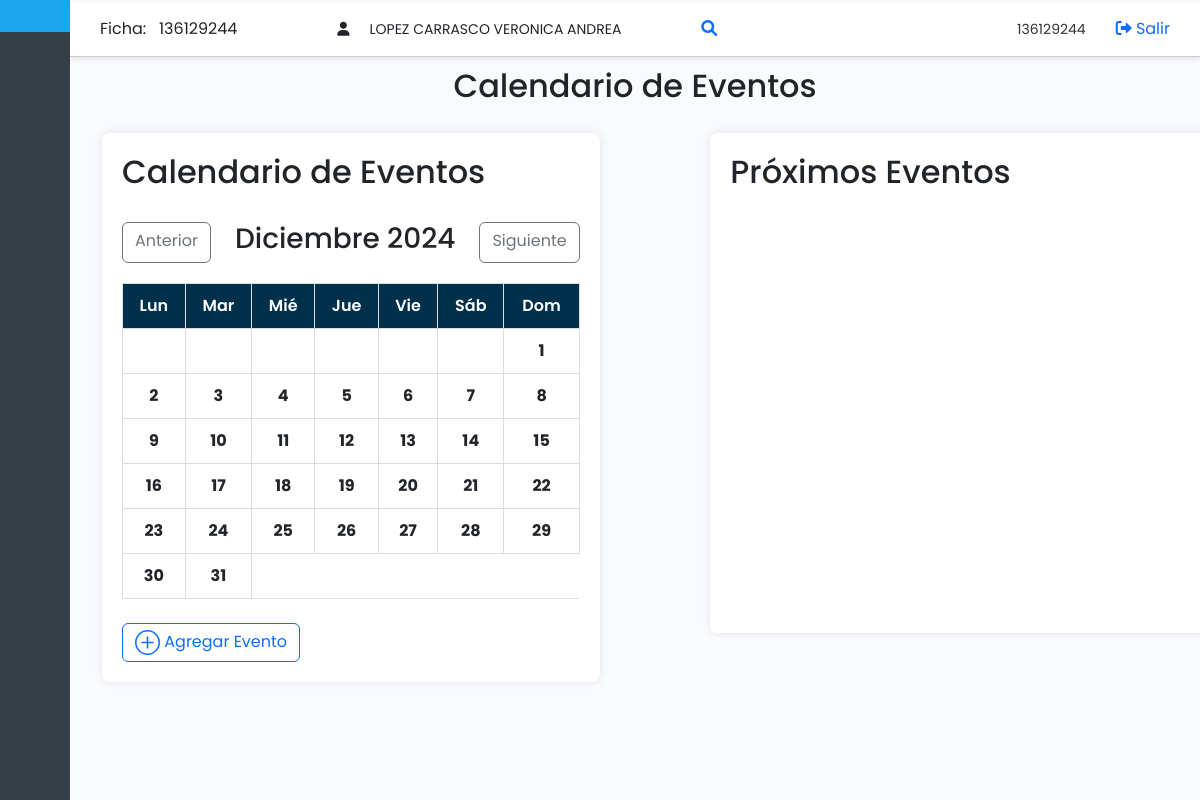
Page /Aplicacion/calendario.php (signed in) on the earlier database version.
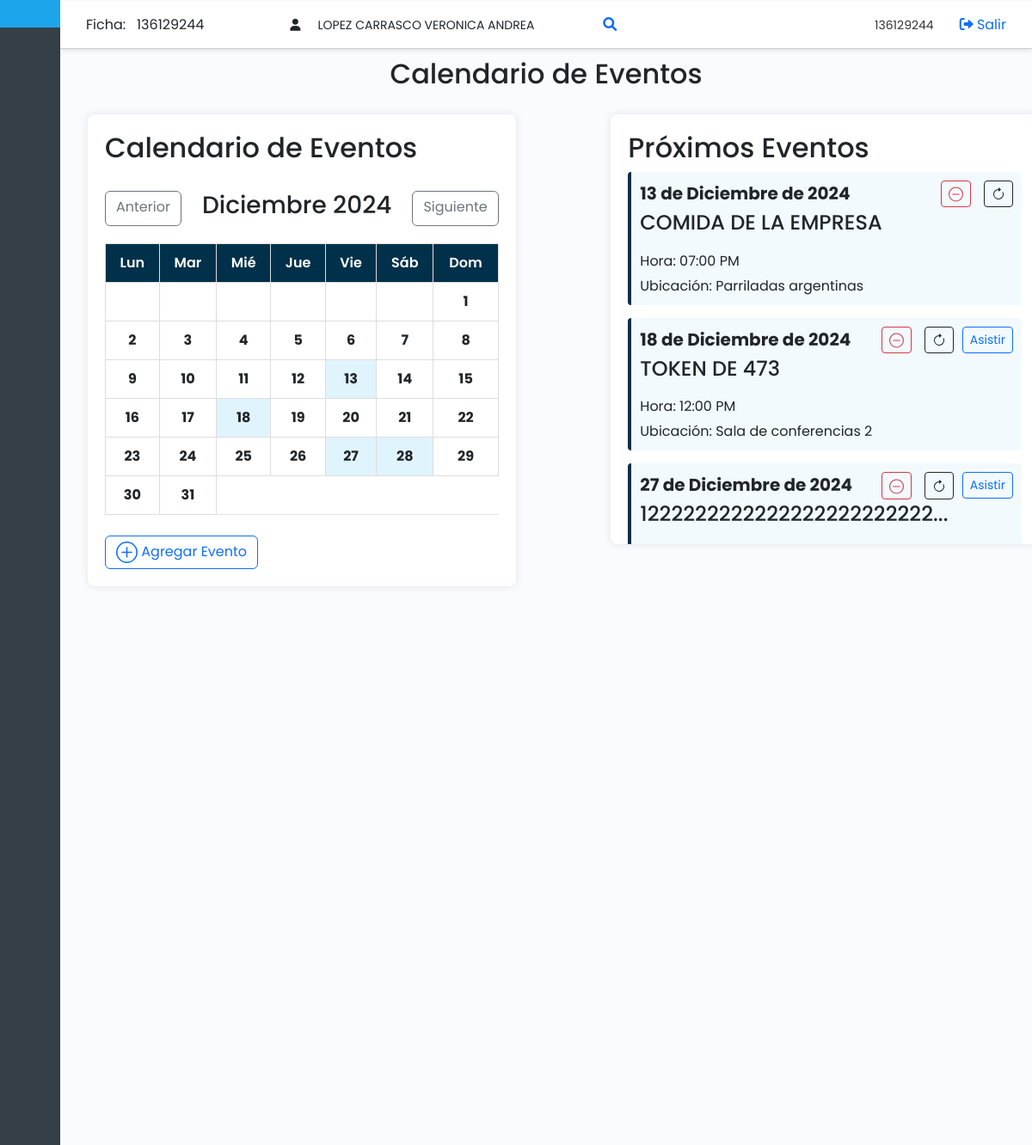
Same page on the later database version.
### tables this page shows
CREATE TABLE `eventos` (
  `id` int(11) NOT NULL,
  `titulo` varchar(255) NOT NULL,
  `fecha` date NOT NULL,
  `hora` time NOT NULL,
  `ubicacion` varchar(255) NOT NULL
);

### Aplicacion/calendario.php (the view, shortened to what the changed rows need)
<?php
include('conexion.php');
$mes = isset($_GET['mes']) ? $_GET['mes'] : date('m');
$ano = isset($_GET['ano']) ? $_GET['ano'] : date('Y');
function traducir_fecha($fecha){
    $dias = array("Sunday" => "Domingo", "Monday" => "Lunes", "Tuesday" => "Martes",
                  "Wednesday" => "Miércoles", "Thursday" => "Jueves",
                  "Friday" => "Viernes", "Saturday" => "Sábado");
    $meses = array("January" => "Enero", "February" => "Febrero", "March" => "Marzo",
                   "April" => "Abril", "May" => "Mayo", "June" => "Junio",
                   "July" => "Julio", "August" => "Agosto", "September" => "Septiembre",
                   "October" => "Octubre", "November" => "Noviembre", "December" => "Diciembre");
    $dia_numero = date('d', strtotime($fecha));
    $mes_nombre = $meses[date('F', strtotime($fecha))];
    $anio = date('Y', strtotime($fecha));
    return " $dia_numero de $mes_nombre de $anio";
}
?>
<!DOCTYPE html>
<html lang="es">
<head>
    <link rel="stylesheet" href="styles/style_calendar.css">
    <link href="https://cdn.jsdelivr.net/npm/bootstrap@5.3.0-alpha3/dist/css/bootstrap.min.css" rel="stylesheet"
>
    <link href="https://cdn.lineicons.com/4.0/lineicons.css" rel="stylesheet" />
    <link rel="stylesheet" href="https://cdnjs.cloudflare.com/ajax/libs/font-awesome/4.7.0/css/font-awesome.min.css">
    <link rel="stylesheet" href="styles/style.css">
    <link rel="stylesheet" href="styles/style_calendar.css">
        <link rel="stylesheet" href="https://cdnjs.cloudflare.com/ajax/libs/font-awesome/6.0.0-beta3/css/all.min.css">
</head>
<body>
<div class="main-content">
<div class="wrapper">
        <div class="main" style="padding-top: 15px;">
    <div class="mensaje-popup">
        <div class="titulo-eventos">
        <h2>Calendario de Eventos</h2>
        </div>
    </div>
    <div class="container">
        <div class="calendar">
            <div class="titulo-calendar">
                <h2>Calendario de Eventos</h2>
            </div>
            <table class="table table-bordered">
                <div class="table-responsive">
                <thead>
                    <tr>
                        <th>Lun</th>
                        <th>Mar</th>
                        <th>Mié</th>
                        <th>Jue</th>
                        <th>Vie</th>
                        <th>Sáb</th>
                        <th>Dom</th>
                    </tr>
                </thead>
                <tbody>
                    <?php
                    $stmt = $conn->prepare("SELECT * FROM eventos WHERE MONTH(fecha) = ? AND YEAR(fecha) = ? ORDER BY fecha ASC");
                    $stmt->bind_param("ii", $mes, $ano);
                    $stmt->execute();
                    $result = $stmt->get_result();
                    $eventos = [];
                    while ($row = $result->fetch_assoc()) {
                        $dia = date('j', strtotime($row['fecha']));
                        $eventos[$dia][] = $row;
                    }
                    $primerDiaDelMes = date('N', strtotime("$ano-$mes-01"));
                    $diasEnMes = date('t', strtotime("$ano-$mes-01"));
                    echo "<tr>";
                    for ($i = 1; $i < $primerDiaDelMes; $i++) {
                        echo "<td></td>";
                    }
                    for ($dia = 1; $dia <= $diasEnMes; $dia++) {
                        if (($dia + $primerDiaDelMes - 2) % 7 == 0 && $dia != 1) {
                            echo "</tr><tr>";
                        }
                        $class = isset($eventos[$dia]) ? "event-day" : "";
                        echo "<td class='$class'>$dia</td>";
                    }
                    echo "</tr>";
                    ?>
                </tbody>
            </table>
        </div>
        <div class="events-list">
    <h2>Próximos Eventos</h2>
    <?php
    foreach ($eventos as $dia => $eventos_dia) {
        foreach ($eventos_dia as $evento) {
            echo "<div class='event-item clickeable' onclick=\"location.href='evento_asistencia.php?evento_id=" . $evento['id'] . "'\" style='cursor: pointer;'>";
            echo "<div class='event-header'>";
            echo "<div class='event-date'>" . $fecha_traducida = traducir_fecha($evento['fecha']) . "</div>";
            $titulo = (strlen($evento['titulo']) > 30) ? substr($evento['titulo'], 0, 25) . '...' : $evento['titulo'];
            $ubicacion = (strlen($evento['ubicacion']) > 30) ? substr($evento['ubicacion'], 0, 37) . '...' : $evento['ubicacion'];
            echo "<div class='event-title'><h4>" . $titulo . "</h4></div>";
            echo "</div>";
            echo "<p>Hora: " . date('h:i A', strtotime($evento['hora'])) . "</p>";
            echo "<p>Ubicación: " . $ubicacion . "</p>";
            echo "<div class='event-actions'>";
            if ($_SESSION['cargo_id'] == 26) {
                echo "<button class='btn btn-outline-danger btn-sm' onclick=\"event.stopPropagation(); confirmarEliminacion('" . $evento['id'] . "')\">
                    <svg xmlns='http://www.w3.org/2000/svg' width='17' height='20' fill='currentColor' class='bi bi-dash-circle' viewBox='0 0 16 16'>
                        <path d='M8 15A7 7 0 1 1 8 1a7 7 0 0 1 0 14m0 1A8 8 0 1 0 8 0a8 8 0 0 0 0 16'/>
                        <path d='M4 8a.5.5 0 0 1 .5-.5h7a.5.5 0 0 1 0 1h-7A.5.5 0 0 1 4 8'/>
                    </svg>
                    </button>";
                echo "<button class='btn btn-outline-dark btn-sm' data-bs-toggle='modal' data-bs-target='#updateEventModal" . $evento['id'] . "' onclick='event.stopPropagation();'>
                    <svg xmlns='http://www.w3.org/2000/svg' width='16' height='16' fill='currentColor' class='bi bi-arrow-clockwise' viewBox='0 0 16 16'>
                        <path fill-rule='evenodd' d='M8 3a5 5 0 1 0 4.546 2.914.5.5 0 0 1 .908-.417A6 6 0 1 1 8 2z'/>
                        <path d='M8 4.466V.534a.25.25 0 0 1 .41-.192l2.36 1.966c.12.1.12.284 0 .384L8.41 4.658A.25.25 0 0 1 8 4.466'/>
                    </svg>
                    </button>";
            }
            $fecha_actual = date("Y-m-d");
            $evento_id = $evento['id'];
            $rut_usuario = $_SESSION['rut'];
            $check_sql = "SELECT fecha FROM eventos WHERE id = ? AND fecha >= ?";
            $stmt_check = $conn->prepare($check_sql);
            $stmt_check->bind_param("is", $evento_id, $fecha_actual);
            $stmt_check->execute();
            $result_check = $stmt_check->get_result();
            if ($result_check->num_rows > 0) {
                $check_asistencia_sql = "SELECT * FROM asistencias_eventos WHERE evento_id = ? AND rut_usuario = ?";
                $stmt_check_asistencia = $conn->prepare($check_asistencia_sql);
                $stmt_check_asistencia->bind_param("is", $evento_id, $rut_usuario);
                $stmt_check_asistencia->execute();
                $result_check_asistencia = $stmt_check_asistencia->get_result();
                if ($result_check_asistencia->num_rows == 0) {
                    echo "<form method='POST'>";
                    echo "<button type='submit' name='registrar_asistencia' class='btn btn-outline-primary btn-sm' onclick='event.stopPropagation();'>Asistir</button>";
                    echo "</form>";
                }
            }
            echo "</div>";
            echo "</div>";
        }
    }
    ?>
</div>
</div>
</body>
</html>

Differences in the rows shown:
added eventos: fecha "13 de Diciembre de 2024", titulo "COMIDA DE LA EMPRESA", hora "07:00 PM", ubicacion "Parriladas argentinas"
added eventos: fecha "18 de Diciembre de 2024", titulo "TOKEN DE 473", hora "12:00 PM", ubicacion "Sala de conferencias 2"
added eventos: fecha "27 de Diciembre de 2024", titulo "1222222222222222222222222..."
